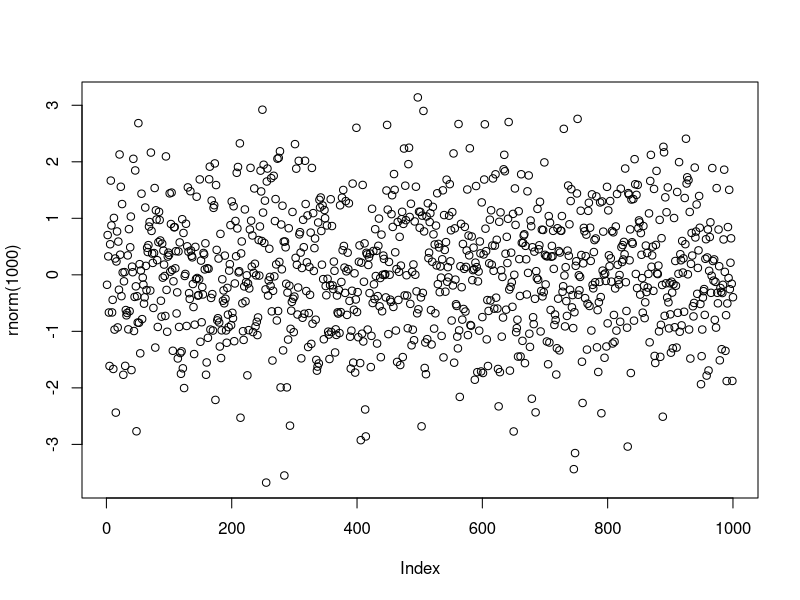
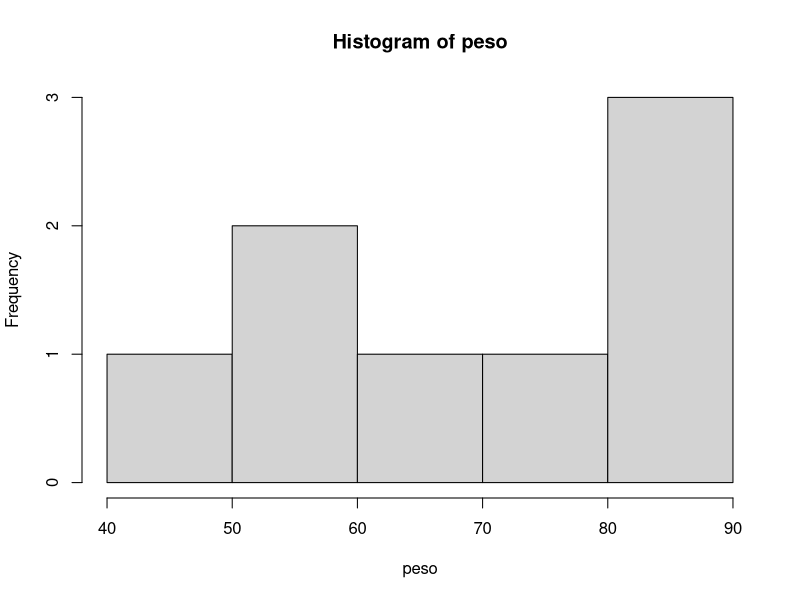
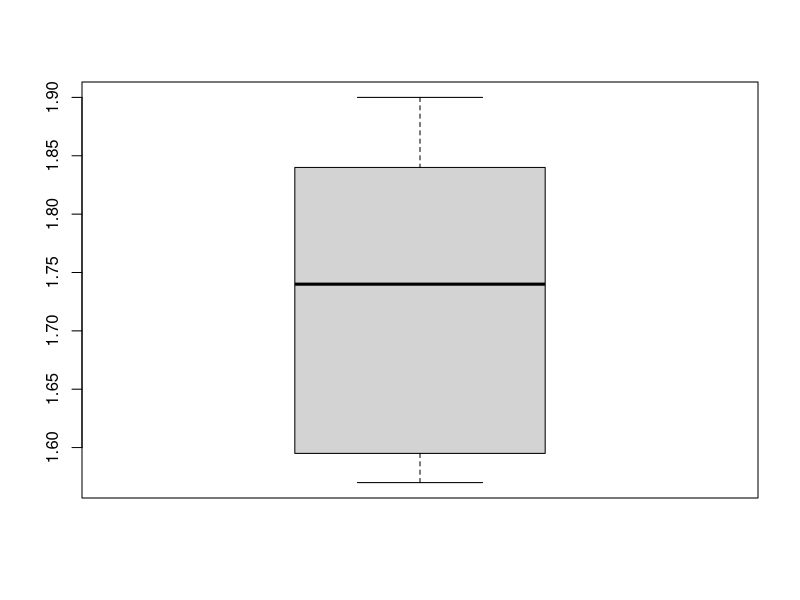
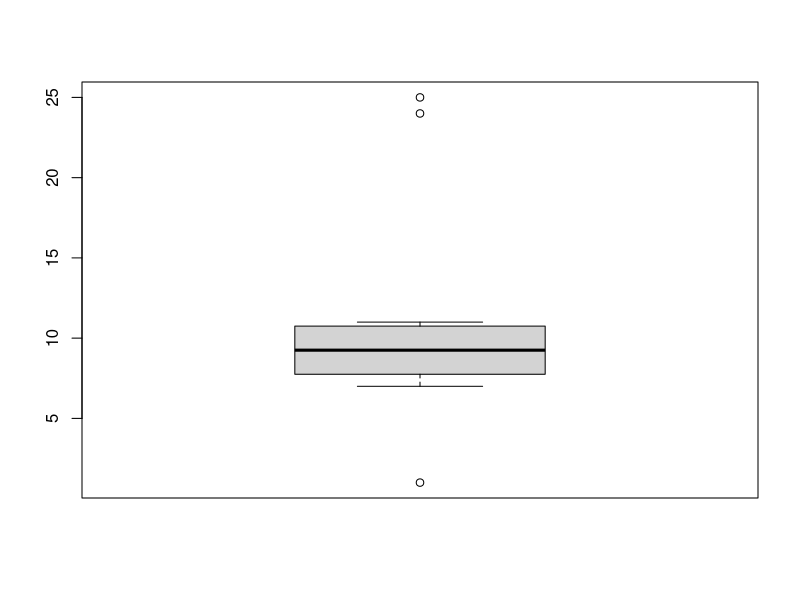
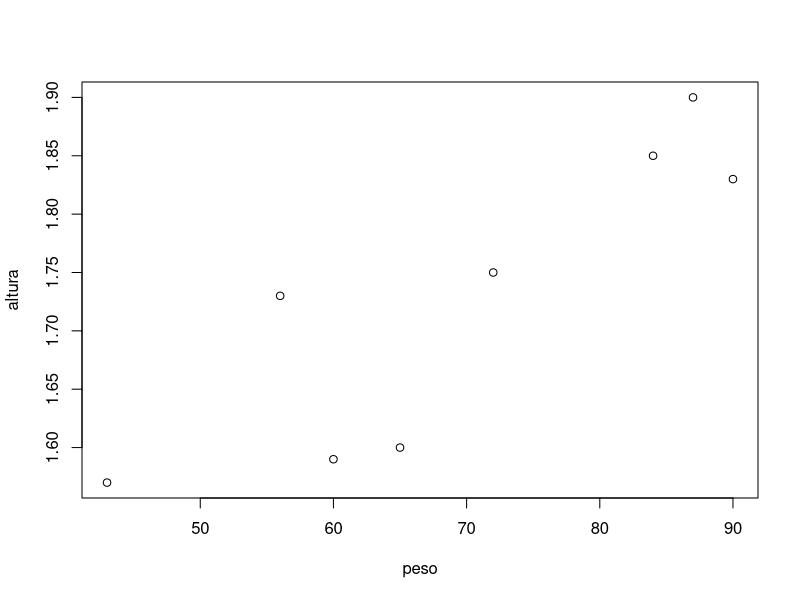
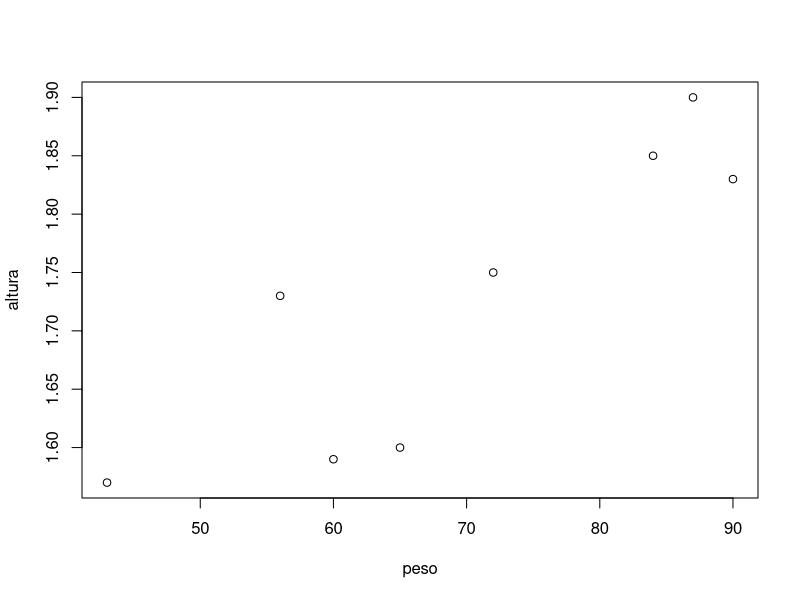
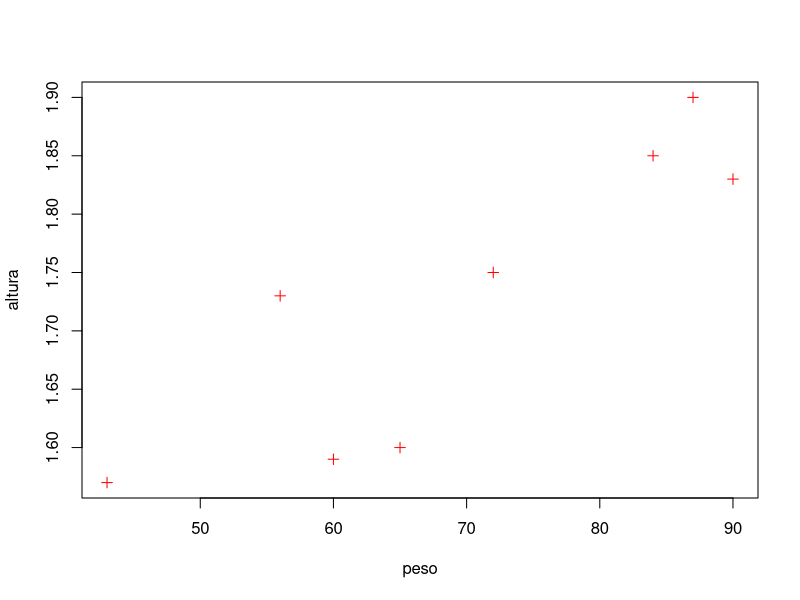
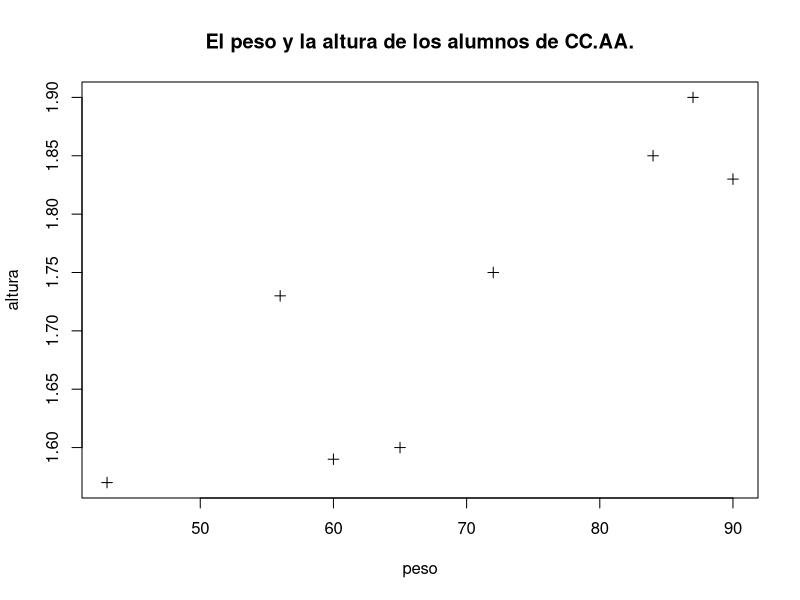

The R source for these figures, in order:



## Introducción al programa R

# El programa R funciona con una ventana donde se escriben los comandos m´as 
# una ventana donde aparecen los gr´aficos que se van creando. Podemos
# empezar por dar un comando que haga aparecer la ventana de los gráficos:
  
plot(rnorm(1000))


# Con este comando aparecer´a un gr´afico con mil muestras de una variable
  # aleatoria con distribuci´on normal. El comando rnorm(1000) crea la muestra
  # (random normal, o sea, normal aleatoria), mientras que el comando plot() crea 
  # el gr´afico en la ventana propia (m´as tarde veremos como guardar gr´aficos en archivos).

### Una calculadora

# El programa R puede funcionar simplemente como una potente calculadora. 
  # Dispone de todas las funciones matem´aticas usuales:
  
  
  
2+2
log(1+sin(pi/4)) 
rnorm(8) 


# Despu´es de cada uno de los comandos que damos, R nos presenta la respuesta.
# En el caso de plot() no hay respuesta en la ventana de comandos. 
# En los ultimos´ 3 comandos obtenemos una respuesta num´erica. Los dos primeros
# son n´umeros reales, el [1] inicial indica que es un vector con una
# componente (o sea, un n´umero). El ´ultimo nos da un vector de 8 componentes. 
# En la primera l´ınea de la respuesta, el [1] indica que el primer n´umero 
# de esa l´ınea es la componente 1 del vector; en la segunda l´ınea, 
# el [6] indica que el primer n´umero es la componente 6 del vector 
# (las dos ´ultimas componentes no caben en la primera l´ınea, por esa raz´on 
# R las desplaza a la segunda; esto puede ser diferente dependiendo del tama˜no 
# de la ventana de R que se tenga).

### Variables
# Una de las caracter´ısticas indispensables de R es el uso de variables. 
  # En la mayor´ıa de las computaciones que hacemos, en alg´un momento 
  # necesitamos guardar valores en memoria para usarlos m´as tarde en otras 
  # expresiones. Para este efecto creamos variables. Las variables tienen un nombre
  # que nosotros elegimos. Por ejemplo, el comando



x <- 5
esto.es.una.variable1 <- 45 
esto.es.una.2avariable <- 34


# Crea la variable x con el valor 5. Los nombres de las variables no
# pueden empezar por un d´ıgito ni por un punto seguido de un d´ıgito
# (pueden empezar por un punto seguido de una letra, pero no es conveniente
# hacerlo pues estos nombres reflejan variables especiales del sistema). Sin embargo,
# pueden contener tanto d´ıgitos como puntos en el medio:
  
#   Ciertos nombres est´an reservados por R y no se pueden redefinir. 
# Algunos casos susceptibles de crear dolores de cabeza son los nombres 
# con una sola letra c, q, t, C, D, F, I y T, pero tambi´en diff, df y pt. Por supuesto,
# los nombres de las funciones usuales sin, cos, etc. tampoco se pueden usar 
# para variables. El sistema es sensible al uso de may´usculas y min´usculas:
  
  
una.variable <- 4 
una.Variable <- 10
una.Variable


# Las variables una.variable y una.Variable son diferentes. 

### Vectores 

# La mayor´ıa de los objetos con los que trabajaremos en R son vectores, los
# n´umeros son interpretados como vectores de una componente, como hemos visto. 
# Una forma sencilla de construir un vector es con el operador de con-
#   catenaci´on c(...):
  
  
  
peso <- c(60, 72, 84, 65, 43, 87, 90, 56)
peso


# Estos n´umeros son un ejemplo, pero podr´ıan representar el peso de un 
# conjunto de personas. Veremos un poco m´as adelante como obtener datos de
# un fichero. El comando length() nos da la longitud de un vector:
  
  
  
length(peso)


  # Los elementos de los vectores tambien se pueden acceder individualmente 
  # con el ´ındice de orden:
  
  
peso[4]


  # Se pueden hacer c´ alculos con vectores de la misma longitud. Imag´ınense que
  # disponemos tambi´en de los datos de las alturas de las mismas personas y
  # que queremos calcular el ´ındice de masa corporal (imc) para cada persona,
  # dado por el cociente entre el peso (en Kg) y el cuadrado de la altura (en m):
  
  
altura <- c(1.59, 1.75, 1.85, 1.60, 1.57, 1.90, 1.83, 1.73)
imc <- peso/altura^2
imc



# Se deben notar dos detalles. El primero es que en el vector de alturas,
# las partes decimales est´an separadas de la parte entera por un punto “.” y no
# por una coma “,”. El otro es que la divisi´on de dos vectores se efect´ua 
# componente a componente (siempre que los vectores tengan la misma longitud),
# o sea, la primera componente de imc es 60/1,592. Cuando se efect´ua una 
# operaci´on entre un n´umero (un vector de longitud 1) y otro vector, 
# el resultado es un vector en el cual cada componente es el resultado de 
# la operaci´on entre dicho n´umero y cada componente del vector original, por ejemplo:
  
  
altura <- c(1.59, 1.75, 1.85, 1.60, 1.57, 1.90, 1.83, 1.73)
imc <- peso/altura^2
imc


# Se deben notar dos detalles. El primero es que en el vector de alturas, 
# las partes decimales est´an separadas de la parte entera por un punto “.” y no
# por una coma “,”. El otro es que la divisi´on de dos vectores se efect´ua 
# componente a componente (siempre que los vectores tengan la misma longitud), 
# o sea, la primera componente de imc es 60/1,592. Cuando se efect´ua una 
# operaci´on entre un n´umero (un vector de longitud 1) y otro vector, 
# el resultado es un vector en el cual cada componente es el resultado de la operaci´on
# entre dicho n´umero y cada componente del vector original, por ejemplo:
  
  
altura + 4
peso * 3


# La funci´on sum() da la suma de todos los elementos de un vector:
  
  
sum(peso)


# Podemos calcular la media de una muestra de esta forma 


sum(peso)/length(peso)


# Usando la fórmula $v_x=\frac{1}{n}\sum_{i=1}^{n}(x_i-\bar{x})^2$ calculamos las varianza.



peso.bar <- sum(peso)/length(peso)
peso.bar
sum((peso - peso.bar)^2)/length(peso)


# Claro que, siendo R un programa dise˜nado para la estad´ıstica, ya existen
# funciones para calcular estos valores:
  
  
mean(peso)
var(peso)

# Hay una diferencia entre el valor de la varianza que calculamos con la
# f´ ormula $v_x=\frac{1}{n}\sum_{i=1}^{n}(x_i-\bar{x})^2$ , 
#  y el valor dado por la funci´on var(). Esto se debe a que esta funci´on calcula 
# $s_{x}^{2}=\frac{1}{n-1}\sum_{i=1}^{n}(x_i-\bar{x})^2$ 
  # An´alogamente, la desviaci´on t´ıpica (standard deviation en ingl´es) se 
  # calcula con sd(), pero esto nos da la versi´on
# $s=\sqrt{s_{x}^{2}}=\sqrt{\frac{1}{n-1}\sum_{i=1}^{n}(x_i-\bar{x})^2}$
  
  
  
sd(peso) 
sqrt(var(peso))


# La function summary() nos da un resumen de la distribuici´on de los datos de peso


summary(peso)


# Hay que tener en cuenta c´ omo calcula R los cuartiles, que no es igual a como
# lo hicimos en clase. Si la muestra ordenada tiene n datos, x1, x2, . . . , xn, 
# entonces el primer dato, $x_1$ , es el 0 $“(n−1)-til”$, $x_2$ es el 1 $(n−1)-til$, 
# etc. $x_i$ es el $(i − 1)$ $“(n − 1)-til”$, $x_n$ es el $(n − 1)$ $“(n − 1)-til”$.
# Dicho de otra forma, $x_i$ es la fración $(i − 1)/(n− 1)$ 
# de la distribuición. Veamos en el caso de los pesos como se ordena la muestra:
  
  
sort(peso)


# El dato 43 es el 0 (o sea el m´ınimo), 56 es el 1/7 
  # (la muestra tiene 8 elementos, luego n−1 = 7) y 60 es el 2/7 = 0.2857. 
  # Para calcular el primer cuartil (que es la fracci´on 1/4 de la muestra ordenada), 
  # R hace una interpolaci´on lineal entre el "n − 1-til" inmediatamente anterior y 
  # el inmediatamente posterior a 1/4, o sea, como 1/4 = 0,25 · (1/7) + 0,75 · (2/7), 
  # el primer cuartil es Q1 = 0,25 · 56 + 0,75 · 60 = 59. El tercer cuartil es calculado 
  # de forma an´aloga. (Siempre que se quiera obtener informaci´on sobre un comando, se puede
  # usar la funci´on help():
  # print(help(sort))
  # que nos da como respuesta la discripci´on completa del comando sort(); 
  # son varias p´aginas de informaci´on por las que se puede navegar con las teclas
  # “u” (up) o “d” (down); para salir de la ayuda se usa la tecla “q” (quit)). 
  # Los comandos cov(x,y) y cor(x,y) calculan la covarianza y el coeficiente 
  # de correlaci´on r entre x y y. Tambi´en se puede construir un diagrama de
  # tallos y hojas con el comando stem() (¡Pruebe por ejemplostem(altura))


stem(altura)


#### Ejercicio 1

# Los datos de la siguiente tabla representan los goles de David Villa en 
# La Liga y en la copa desde la temporada 2000-01: 

# Temporada ’00 ’01 ’02 ’03 ’04 ’05 ’06 ’07 ’08
# Nº de partidos 36 44 40 46 46 40 49 41 40 
# Nº de goles 13 20 20 20 20 28 21 22 31

# Introduzca estos datos en variables apropiadas y calcule la media, varianza, 
# desviaci´on t´ıpica y mediana para cada una de ellas. 
# Calcule la covarianza y el coeficiente de correlaci´on entre los partidos 
# jugados y goles marcados.

# Cargamos los datos en variables
temporada <- c('00','01','02','03','04','05','06','07','08')
partidos <- c(36,44,40,46,46,40,49,41,40) 
goles <- c(13,20,20,20,20,28,21,22,31)
# Calculamos estadísticos descriptivos para cada variable

# Media de partidos
mean(partidos) 
# Varianza de partidos 
var(partidos)
# Desviación típica de partidos
sd(partidos) 
# Mediana de partidos
median(partidos)
# Media de goles
mean(goles)
# Varianza de goles
var(goles) 
# Desviación típica de goles
sd(goles)
# Mediana de goles 
median(goles)
# Covarianza entre partidos y goles
cov(partidos, goles)
# Coeficiente de correlación entre partidos y goles
cor(partidos, goles)



#######################con PURR #################
library(purrr)
df<- data.frame(temporada=c(2000:2008), 
                npartidos=c(36, 44, 40, 46, 46, 40, 49, 41, 40), 
                ngoles=c(13, 20, 20, 20, 20, 28, 21, 22, 31))
head(df)
#library(tidyverse)
map(df[,-1], mean)
map(df[,-1], var)
map(df[,-1], sd)
map(df[,-1], median)

cov(df$npartidos, df$ngoles)
cor(df$npartidos, df$ngoles)

####### otra con purr

# Calculamos estadísticos descriptivos para cada vector usando map()
estadisticos <- map(df, ~c(
  media = mean(.),
  varianza = var(.),
  desv_tipica = sd(.),
  mediana = median(.)  
))
estadisticos

# Calculamos covarianza y correlación entre partidos y goles
cov(partidos, goles)
cor(partidos, goles)




### 1.5 Gráficos

# Vimos ya como crear un gr´afico con el comando plot(). Podemos igualmente crear 
# histogramas (diagramas de barras) y diagramas de caja y bigotes:
  
  
hist(peso)
boxplot(altura)


# En el diagrama de caja y bigotes, los bigotes (las l´ıneas horizontales conectadas
# a la caja por un trazo discontinuo) no marcan el m´aximo y el m´ınimo de la muestra 
# sino el mayor y menor de los datos que quedan a una distancia de la mediana menor
# o igual que 1.5 veces el tama˜no de la caja (que es Q3 −Q1). Si hay datos fuera de
# estos valores se consideran at´ıpicos y se se˜nalan con un c´ırculo. 
# Para ver este efecto pruebe lo siguiente:
  
  
x <- c(1, 7, 7.5, 8, 8.5, 9, 9.5, 10, 10.5, 11, 24, 25) 
boxplot(x)

# Para crear un diagrama de dispersi´ on entre los datos que tenemos de peso
# y altura damos el comando



plot(peso,altura)


# Para crear un diagrama de dispersi´ on entre los datos que tenemos de peso
# y altura damos el comando



plot(peso,altura)

#  El gr´afico que estaba antes desaparece y aparece uno nuevo con los datos 
# (peso, altura) marcados por c´ırculos. Se pueden controlar todos los aspectos 
# del gr´afico: ejes, leyendas, etc. Vamos simplemente a indicar como cambiar 
# algunos detalles. Para cambiar la forma de como se presentan los puntos en 
# el g´rafico se usa el argumento pch=n donde n es un entero entre 1 y 26; a 
# cada número corresponde un s´ımbolo diferente, por ejemplo, con n=3 se
# obtiene un “+”:
  
  
plot(peso,altura, pch=3, col="red")


# Se comprueba facilmente a que corresponden los otros n´umeros. 
  # Tambi´en se puede usar la opci´on pch="c" donde c es un caracter cualquiera. 
  # En este caso en lugar de un s´ımbolo aparece el caracter c (pru´ebalo). Para cambiar
  # el t´ıtulo del gr´afico se usa la opci´on main="...", por ejemplo


plot(peso, altura, pch=3, 
     main="El peso y la altura de los alumnos de CC.AA.")


# N´otese que cuando cambiamos de l´ınea sin que el comando est´e 
# terminado, R espera que introduzcamos el resto del comando en la 
# l´ınea siguiente (delante del s´ımbolo “+”). Finalmente, se puede
# cambiar la leyenda que aparece en
# los ejes con xlab="..." y ylab="...",



plot(peso, altura, pch=3, 
     main="El peso y la altura de los alumnos de CC.AA.")
abline(1.4, 0.005, col="red")

# El orden de las opciones es irrelevante, simplemente deben venir
# despu´es de los vectores de datos. El comando abline(a,b) a˜nade al gr´afico la l´ınea
# recta de ecuaci´on y = a + bx:

# Para a˜nadir l´ıneas horizontales o verticales se usa el mismo comando,
# pero con otro formato:
  
  
  
plot(peso, altura, pch=3, 
       main="El peso y la altura de los alumnos de CC.AA.")
abline(v=80, col="green") 
abline(h=mean(altura), col="blue")


# Cuando estamos satisfechos con el resultado del gr´afico podemos guardalo 
# en un fichero. La forma de hacerlo es decir a R que en vez de enviar los 
# comandos que generan el gr´afico a la pantalla, los env´ıe a un fichero. 
# El comando que se usa depende de que tipo de fichero queremos crear. 
# El comando jpeg("mi_grafico.jpeg") crea el archivo mi grafico.jpeg, 
# pero no con el gr´afico ya creado. Despu´es de dado este comando tenemos 
# que repetir los comandos que crearon el gr´afico. Para terminar de escribir 
# en el fichero mi grafico.jpeg tenemos que decir a R que vuelva a la pantalla 
# gr´afica con dev.off(). La secuencia completa de comandos ser´ıa:
  
  
plot(peso,altura, pch=3, xlab="Peso (en Kg)",
       ylab="Altura (en m)",
       main="El peso y la altura de los alumnos de CC.AA.")
abline(1.4, 0.005)
abline(v=80)
abline(h=mean(altura))




#### Ejercicio 2. 

# Con los datos del Ejercicio 1 relativos a los goles de David Villa, 
# construya diagramas de barras y de caja y bigotes para los goles marcados y partidos jugados.
# Calcule la covarianza y el coeficiente de correlaci´on entre estos dos datos. 



par(mfrow=c(2,2))
hist(df$npartidos)
hist(df$ngoles)
boxplot(df$npartidos)
boxplot(df$ngoles)

par(mfrow=c(1,1))

# Haga un gr´afico de dispersi´on entre los goles y el n´umero 
# de partidos jugados, marcando con una l´ınea vertical y otra horizontal 
# las medias. Marque tambi´en la recta de regresi´on lineal entre los datos. 
# Guarde todos los gr´aficos en archivo.


lm(npartidos~ngoles, data=df)

par(mfrow=c(1,1))
plot(df$ngoles, df$npartidos, xlab="Número de Partidos",
     ylab="Número de Goles",
     main="Los números de David VIlla")+
  abline(v=mean(df$ngoles, col="blue", lwd=3.0 )) +
  abline(h=mean(df$npartidos, col="green", lwd=3.0))+
  abline(42.2082, 0.0109, col="red", lwd=1.0)


map(df[,-1], mean)
map(df[,-1], var)
map(df[,-1], sd)

### 1.6. Leer datos de un fichero

# Como no tengo la base de datos, emtomces la creo.


casas<- data.frame(precio=c(52, 54.74, 57.5, 57.5, 59.79), 
                   area=c(830, 710, 1000, 690, 900), hab=c(5, 5, 5, 6, 5), 
                   edad=c(6.2, 7.5, 4.2, 8.8, 1.9), 
                   cal.cent=factor(c("no", "no", "no", "no", "si")))
head(casas)

ls()
casas$precio
plot(casas$precio,casas$area)

### 1.7 Grafico siguiendo el modelo 1.5 para la DB casas del 1.6

casa <- lm(precio~area+edad+cal.cent, data=casas)
casa

plot(casas$precio, casas$area, xlab="Área (m²)", 
     ylab="Precio (€)", 
     main="Regresión de precio en función de área y precio", 
     xlim = c(0, 1200), ylim = c(0, 100))

abline(coef(casa)[1], coef(casa)[2], col="blue", lwd=2, lty=2)
abline(coef(casa)[1] + coef(casa)[2]*mean(casas$area), 
       coef(casa)[3] + coef(casa)[4]*mean(casas$area), 
       col="green", lwd=2, lty=2)
abline(coef(casa)[1] + coef(casa)[2]*min(casas$area), 
       coef(casa)[3] + coef(casa)[4]*min(casas$area),
       col="red", lwd=2, lty=2)
abline(coef(casa)[1] + coef(casa)[2]*max(casas$area), 
       coef(casa)[3] + coef(casa)[4]*max(casas$area), 
       col="purple", lwd=2, lty=2)

